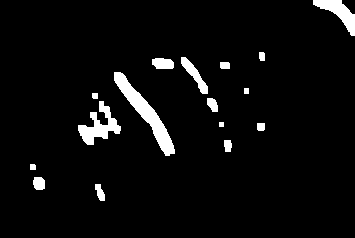
#> input picture a_lot_of_image/paper_picture/image/closed2.png, 355 x 238 px, found by its file name
$ python angle_detect.py   (older library calls are emulated)
#> lines starting #> are read from the running program, lines starting #| are printed output that depends on the picture; after the words box and inside, x2 and y2 are one past the last pixel; in counts of white or black regions, pixels touching at a corner belong together; long printed decimals are rounded
# coding=UTF-8
# -*- coding: utf-8 -*-
import cv2
import numpy as np
import math
import copy


def contour_detect(testImg):
#> called with testImg = '/home/toke/Desktop/image/closed2.png'
    img = cv2.imread(testImg)
#> img is the input picture: shape (238, 355, 3); 4.6% white; 16 white regions, largest, box (x1, y1, x2, y2) and area: (114, 72, 175, 156) 1245, (78, 101, 121, 145) 788, (313, 0, 355, 36) 597
    img_gray = cv2.cvtColor(img, cv2.COLOR_BGR2GRAY)

    # canny边缘检测
    binary = cv2.Canny(img_gray, 30, 200)
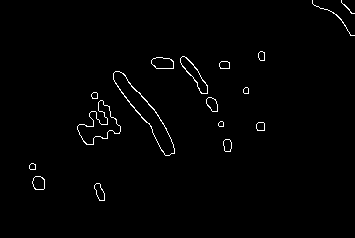
#> binary: shape (238, 355); 1.2% white in thin lines or dots, all inside (x1, y1, x2, y2) = (29, 0, 355, 201)
    #contours, hierarchy = cv2.findContours(binary, cv2.RETR_TREE, cv2.CHAIN_APPROX_TC89_L1)
    contours, hierarchy = cv2.findContours(binary, cv2.RETR_EXTERNAL, cv2.CHAIN_APPROX_TC89_L1)
#> contours = 17 contours, 3 with area under 20; largest, box (x1, y1, x2, y2) and area: (113, 71, 175, 156) 1291, (77, 100, 121, 145) 790, (180, 56, 208, 94) 347, (151, 57, 174, 69) 212, (32, 176, 45, 189) 129
    #contours, hierarchy = cv2.findContours(binary, cv2.RETR_LIST, cv2.CHAIN_APPROX_TC89_L1)
    #binary, contours, hierarchy = cv2.findContours(binary, cv2.RETR_TREE, cv2.CHAIN_APPROX_SIMPLE)

    canny_result = cv2.drawContours(img, contours, -1, (0,255,0), 2)
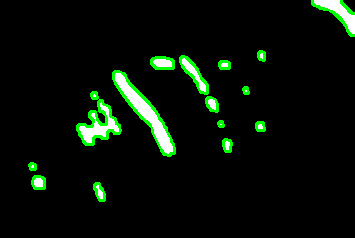
#> canny_result: shape (238, 355, 3); mean B, G, R 7.7, 16.7, 7.7
    # cv2.imwrite('/home/toke/Desktop/image/canny_result.png',canny_result)     #保存canny边缘检测结果
    # cv2.imwrite('/home/toke/Desktop/image/canny_binary.png',binary) #保存二值图

    edge_points = []
    for points in contours:
        for point in points:
            if 0.15*len(img)<point[0][1]<0.85*len(img) and 0.15*np.shape(img)[1]<point[0][0]<0.85*np.shape(img)[1]: #0.85full image内的边缘点
            #if (point[0][1] < 0.5*len(img) and point[0][0]<0.5*np.shape(img)[1]) or (point[0][1] > 0.5*len(img) and point[0][0]<0.5*np.shape(img)[1]) or (point[0][1] < 0.5*len(img) and point[0][0]>0.5*np.shape(img)[1]) or (point[0][1] > 0.5*len(img) and point[0][0]>0.5*np.shape(img)[1]):
                edge_points.append(point.reshape(1,2))
#> this loop made 17 passes
#> after the loop, edge_points = 186 items, first 6: [[96, 183]], [[94, 185]], [[94, 188]], [[96, 190]], [[96, 194]], [[98, 198]]
    edge_points_m = np.vstack(edge_points)
#> edge_points_m = 186 pairs, first value 77 to 264, second value 51 to 200
    for e in edge_points_m:
        cv2.circle(img, e, 1, (0, 0, 255), -1)
#> this loop made 186 passes
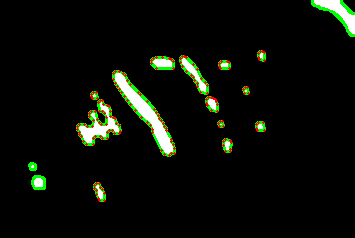
#> img: shape (238, 355, 3); 1.09% of pixels changed, all inside (x1, y1, x2, y2) = (76, 50, 266, 202)
    cv2.imwrite('/home/toke/Desktop/image/test.png',img)

    rect = cv2.minAreaRect(edge_points_m) #生成最小内接矩阵
#> rect = ((175, 110), (208, 116.2), -21.25)
    print(rect)
#| ((174.961, 110.043), (208.044, 116.242), -21.251)

    box = cv2.boxPoints(rect)  #点顺时针生成，注：0,1两点不一定是最长边
#> box = [[99.08, 201.9], [56.95, 93.58], [250.8, 18.17], [293, 126.5]]
    box = np.int0(box)
#> box = [[99, 201], [56, 93], [250, 18], [292, 126]]

    # [4 lines of commented-out code are left out]

    cv2.polylines(img,[box],True,(0,255,255),3)  #画内接矩阵
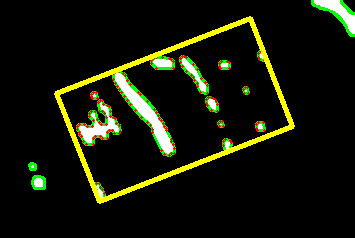
#> img: shape (238, 355, 3); 3.92% of pixels changed, all inside (x1, y1, x2, y2) = (54, 16, 295, 204)
    #cv2.imwrite('/home/toke/Desktop/image/color_crop_rect.png',img)


    #取0,1对和0,3对
    f1 = np.sqrt(np.sum((box[0] - box[1])**2))
#> f1 = 116.2
    f2 = np.sqrt(np.sum((box[0] - box[3])**2))
#> f2 = 207.1
    if f1 >= f2:
        box[1][1] = -box[1][1]
        box[0][1] = -box[0][1]
        box1 = box[1]-box[0]
        f5 = np.sqrt(np.sum(box1**2))
        deg = math.asin(box1[1] /f5)
        deg = 180 / math.pi * deg
    else:
        box[3][1] = -box[3][1]
        box[0][1] = -box[0][1]
        box1 = box[3]-box[0]
#> box1 = [193, 75]
        f5 = np.sqrt(np.sum(box1**2))
#> f5 = 207.1
        deg = math.asin(box1[1] / f5)
#> deg = 0.371
        deg = 180 / math.pi * deg
#> deg = 21.24
    print('wxm_deg = {}'.format(deg))
#| wxm_deg = 21.236
    print('rect_a_deg = {}'.format(rect[2]))
#| rect_a_deg = -21.251

if __name__ == "__main__":

    #img = '/home/toke/Desktop/image/color_crop.png'
    img = '/home/toke/Desktop/image/closed2.png'
    contour_detect(img)
